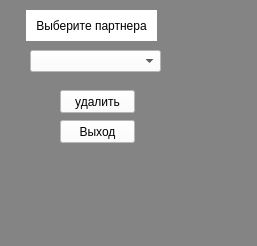
<?xml version="1.0" encoding="UTF-8"?>
<ui version="4.0">
 <class>MainWindow</class>
 <widget class="QMainWindow" name="MainWindow">
  <property name="geometry">
   <rect>
    <x>0</x>
    <y>0</y>
    <width>257</width>
    <height>246</height>
   </rect>
  </property>
  <property name="windowTitle">
   <string>MainWindow</string>
  </property>
  <property name="styleSheet">
   <string notr="true">background-color: rgb(132, 132, 132);</string>
  </property>
  <widget class="QWidget" name="centralwidget">
   <widget class="QLabel" name="label">
    <property name="geometry">
     <rect>
      <x>26</x>
      <y>10</y>
      <width>131</width>
      <height>31</height>
     </rect>
    </property>
    <property name="styleSheet">
     <string notr="true">background-color: rgb(255, 255, 255);</string>
    </property>
    <property name="text">
     <string>Выберите партнера</string>
    </property>
    <property name="alignment">
     <set>Qt::AlignCenter</set>
    </property>
   </widget>
   <widget class="QComboBox" name="comboBox">
    <property name="geometry">
     <rect>
      <x>30</x>
      <y>50</y>
      <width>131</width>
      <height>22</height>
     </rect>
    </property>
    <property name="styleSheet">
     <string notr="true">background-color: rgb(255, 255, 255);</string>
    </property>
   </widget>
   <widget class="QPushButton" name="pushButton">
    <property name="geometry">
     <rect>
      <x>60</x>
      <y>90</y>
      <width>75</width>
      <height>23</height>
     </rect>
    </property>
    <property name="styleSheet">
     <string notr="true">background-color: rgb(255, 255, 255);</string>
    </property>
    <property name="text">
     <string>удалить</string>
    </property>
   </widget>
   <widget class="QPushButton" name="pushButton_2">
    <property name="geometry">
     <rect>
      <x>60</x>
      <y>120</y>
      <width>75</width>
      <height>23</height>
     </rect>
    </property>
    <property name="styleSheet">
     <string notr="true">background-color: rgb(255, 255, 255);</string>
    </property>
    <property name="text">
     <string>Выход</string>
    </property>
   </widget>
  </widget>
  <widget class="QMenuBar" name="menubar">
   <property name="geometry">
    <rect>
     <x>0</x>
     <y>0</y>
     <width>257</width>
     <height>21</height>
    </rect>
   </property>
  </widget>
  <widget class="QStatusBar" name="statusbar"/>
 </widget>
 <resources/>
 <connections/>
</ui>
